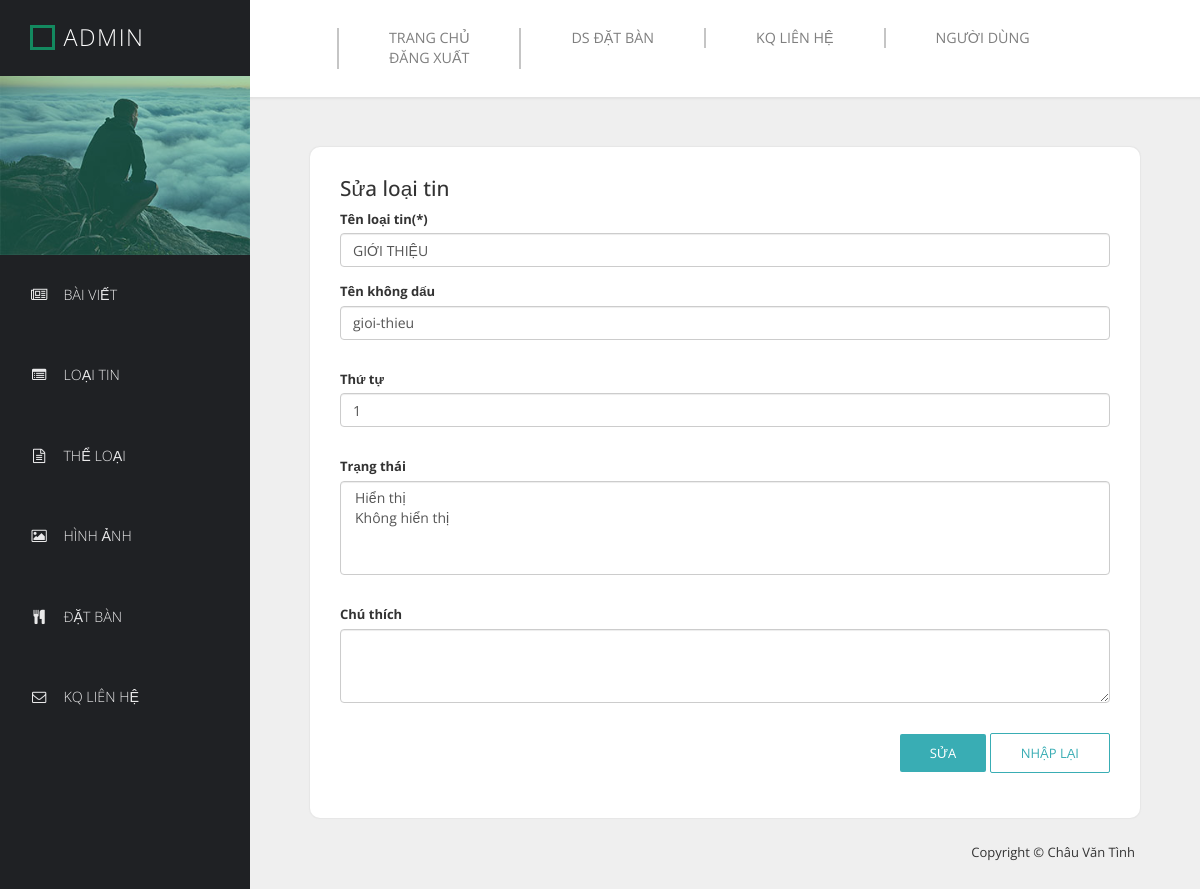
Page /admin/index.php?ac=loaitin_edit&id=1 (signed in) on the committed database.
### tables this page shows
CREATE TABLE `loaitin` (
  `idloaitin` int(11) NOT NULL,
  `tenloaitin` varchar(50) NOT NULL,
  `tenkodau` varchar(50) NOT NULL,
  `thutu` int(2) NOT NULL,
  `vitri` int(1) NOT NULL,
  `trangthai` int(1) NOT NULL,
  `chuthich` varchar(50) NOT NULL
);

### admin/modules/loaitin_edit.php (the view, shortened to what this page needs)
<?php
	$id=$_GET['id'];
	$sql = "SELECT * FROM loaitin WHERE idloaitin='$id'";
	$ketqua = mysql_query($sql);
	$dong = mysql_fetch_array($ketqua);
?>
<div class="templatemo-content-widget white-bg">
	<h2 class="margin-bottom-10">Sửa loại tin</h2>
	<form action="modules/loaitin/xuly.php?id=<?php echo $dong['idloaitin'];?>" method="post" >
		<div class="row form-group">
			<div class="col-lg-12">
				<label>Tên loại tin(*)</label>
					<input type="text" name="tenloaitin" value="<?php echo $dong['tenloaitin'];?>" class="form-control" id="inputFirstName" placeholder="Nhập tên loại tin">
			</div>
		</div>
		<div class="row form-group">
			<div class="col-lg-12 form-group">
				<label>Tên không dấu</label>
				<input type="text" name="tenkodau" value="<?php echo $dong['tenkodau'];?>" class="form-control" placeholder="Tên không dấu">
			</div>
		</div>
		<div class="row form-group">
			<div class="col-lg-12 form-group">
				<label>Thứ tự</label>
				<input type="text" name="thutu" value="<?php echo $dong['thutu'];?>" class="form-control" placeholder="Nhập số thứ tự">
			</div>
		</div>
		<div class="row form-group">
            <div class="col-lg-12 form-group">
				<label> Trạng thái  </label>
				<select multiple name="trangthai" value="<?php echo $dong['trangthai'];?>" class="templatemo-multi-select form-control" style="overflow-y: scroll;">
					<option value="0"> Hiển thị</option>
					<option value="1"> Không hiển thị</option>
				</select>
            </div>
		</div>
		<div class="row form-group">
			<div class="col-lg-12 form-group">
				<label class="control-label">Chú thích</label>
				<textarea name="tomtat" class="form-control" id="inputNote" rows="3"><?php echo $dong['chuthich'];?></textarea>
			</div>
		</div>
		<div class="form-group text-right">
		<input type="submit"  name="sualoaitin"  class="templatemo-blue-button" value="Sửa"/>
		<input type="reset" class="templatemo-white-button" value="Nhập lại" />
		</div>
	</form>
</div>

### admin/css/templatemo-style.css (style rules this page uses)
* { font-family: 'Open Sans', sans-serif; }
body { font-size: 13px; }
body, .templatemo-left-nav { background: #1f2124; }
h1, h2, h3 { margin: 0; }
h2 { font-size: 1.6em; }
.white-bg { background-color: white; }
.margin-bottom-10 { margin-bottom: 10px; }
.templatemo-content-widget { border-radius: 10px; padding: 30px; position: relative; margin: 10px; box-shadow: 0px 0px 1px 1px rgba(161, 159, 159, 0.1); }
.templatemo-blue-button, .templatemo-white-button { border-radius: 2px; padding: 10px 30px; text-transform: uppercase; transition: all 0.3s ease; }
.templatemo-blue-button { background-color: #39ADB4; border: none; color: white; }
.templatemo-white-button { background-color: white; border: 1px solid #39ADB4; color: #39ADB4; }
.templatemo-multi-select { min-width: 200px; height: 100px; overflow-y: scroll; }

### rows in the picture
loaitin: tenloaitin "GIỚI THIỆU", tenkodau "gioi-thieu", thutu "1", trangthai "Hiển thị / Không hiển thị"
